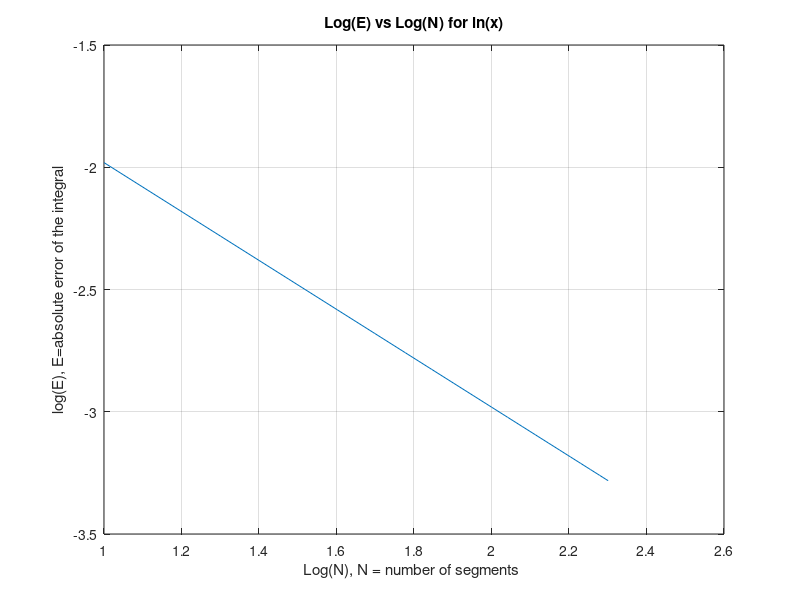

This chart was generated by the following MATLAB code:
%script to integrate ln(x) between 0 and 1
integral(1:20,1)=0;
error(1:20,1)=0;
k=1;
logN(1:20,1)=0;
logE(1:20,1)=0;
for i=10:10:200
    pts=linspace(0,1,i+1);
    for j=1:i
        integral(k)= integral(k)+ ((pts(j+1)-pts(j))/2)*log( (pts(j)+pts(j+1))/2 + (pts(j+1)-pts(j))/(2*sqrt(3))) + ((pts(j+1)-pts(j))/2)*log( (pts(j)+pts(j+1))/2 + (pts(j+1)-pts(j))/(2*-sqrt(3)));
    end 
    error(k)=abs(-1 - integral(k));
    logN(k)=log10(i);
    logE(k)=log10(error(k));
    k=k+1;
end
plot (logN,logE)
title('Log(E) vs Log(N) for ln(x)')  
hold off
xlabel('Log(N), N = number of segments ') 
ylabel('log(E), E=absolute error of the integral')
grid 